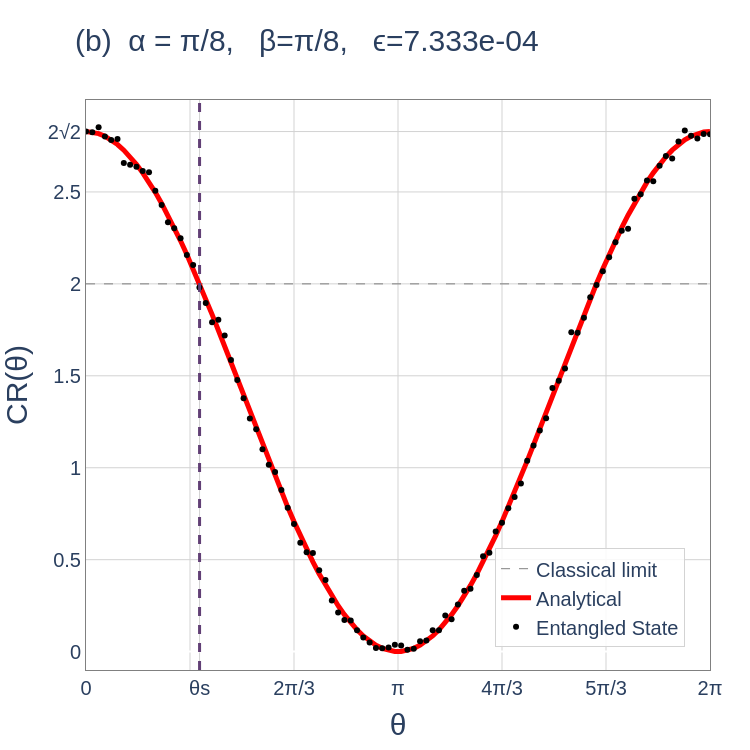

Notebook code cell kept with this figure:
### Code cell
N_data = 100

# 4. Create the corresponding θ
θ = np.linspace(0, 2 * np.pi, N_data)

# 1. Variables for formatting quantities outside figure
tick_font_size = 20
legend_font_size = 20
axes_label_font_size = 30
title_fontsize = 30
font_family = "Arial"

ϵ_val = ϵ(y_pred=analytical_CHSH(theta_FSS=θ,Pt=1.0),y_true=chsh_ent)
θs = 0.364*π
fig = go.Figure()
##############         LIMITS         ##############

fig.add_trace(go.Scatter(
    x=θ, 
    y=2*np.ones(len(θ)), 
    mode='lines', 
    name='Classical limit',
    line=dict(color='gray', width=1,dash='dash')
))
fig.add_vline(x=θs, line_width=3, line_dash="dash", line_color="rgb(97, 63, 117)")


##############         Analytical         ##############
fig.add_trace(go.Scatter(
    x=θ, 
    y=analytical_CHSH(theta_FSS=θ,Pt=1.0), 
    mode='lines', 
    name='Analytical',
    line=dict(color='red', width=5)
))
##############         Experimental         ##############
fig.add_trace(go.Scatter(
    x=θ, 
    y=np.abs(chsh_ent), 
    mode='markers', 
    name='Entangled State',
    line=dict(color='black', width=3)
))

##############         LAYOUT         ##############

fig.update_layout(
    xaxis=dict(
        title=dict(
            text='θ',
            font=dict(size=axes_label_font_size, family=font_family)
        ), 
        tickfont=dict(size=tick_font_size, family=font_family),                    
        tickmode='array',
        tickvals=[0, np.pi/3, θs, 2*np.pi/3, np.pi, 4*np.pi/3, 5*np.pi/3, 2*np.pi],
        ticktext=['0', '', 'θs', '2π/3', 'π', '4π/3', '5π/3', '2π'],
        range=[0, 2*π],
        showgrid=True, gridcolor='lightgray',zeroline=True,
        showline=True, linewidth=1, linecolor='gray', mirror=True
    ),
    yaxis=dict(
        title=dict(
            text='CR(θ)',  # Update y-axis label as needed
            font=dict(size=axes_label_font_size, family=font_family)
        ),
        tickfont=dict(size=tick_font_size, family=font_family),
        tickmode='array',
        tickvals=[0,0.5,1,1.5,2,2.5,2*np.sqrt(2),3],
        ticktext=['0', '0.5', '1','1.5','2','2.5','2√2',''],
        range=[-0.1,3],
        showgrid=True, gridcolor='lightgray',
        showline=True, linewidth=1, linecolor='gray', mirror=True,
    ),
    title=dict(
        text=f"(b)\t\tα = π/8, \t\tβ=π/8, \t\tϵ={ϵ_val:1.3e}",
        font=dict(size=title_fontsize, family=font_family),
        x=0.1, 
        y=0.96
    ),
    autosize=False,
    width=750,
    height=750,
    plot_bgcolor='white',
        paper_bgcolor='white',
        
        # --- NEW LEGEND POSITIONING ---
    legend=dict(
        font=dict(family=font_family, size=legend_font_size),
        yanchor="bottom",
        y=0.04,             # 5% from the bottom
        xanchor="right",
        x=0.96,             # 95% to the right
        bgcolor="rgba(255, 255, 255, 0.85)", # Semi-transparent white background
        bordercolor="lightgray",             # Optional border to frame it cleanly
        borderwidth=1
    ),
    margin=dict(l=80, r=40, t=100, b=80) # Added margin so large labels are not cut off
)

# Display the figure
fig.show()

### Figure 1 — Plotly figure (JSON) as saved in the notebook; plotly's stock layout.template omitted (floating-point values rounded to 4 significant figures)
{"data": [{"line": {"color": "gray", "dash": "dash", "width": 1}, "mode": "lines", "name": "Classical limit", "type": "scatter", "x": [0.0, 0.06347, 0.1269, 0.1904, 0.2539, 0.3173, 0.3808, 0.4443, 0.5077, 0.5712, 0.6347, 0.6981, 0.7616, 0.8251, 0.8885, 0.952, 1.015, 1.079, 1.142, 1.206, 1.269, 1.333, 1.396, 1.46, 1.523, 1.587, 1.65, 1.714, 1.777, 1.841, 1.904, 1.967, 2.031, 2.094, 2.158, 2.221, 2.285, 2.348, 2.412, 2.475, 2.539, 2.602, 2.666, 2.729, 2.793, 2.856, 2.919, 2.983, 3.046, 3.11, 3.173, 3.237, 3.3, 3.364, 3.427, 3.491, 3.554, 3.618, 3.681, 3.745, 3.808, 3.871, 3.935, 3.998, 4.062, 4.125, 4.189, 4.252, 4.316, 4.379, 4.443, 4.506, 4.57, 4.633, 4.697, 4.76, 4.823, 4.887, 4.95, 5.014, 5.077, 5.141, 5.204, 5.268, 5.331, 5.395, 5.458, 5.522, 5.585, 5.649, 5.712, 5.775, 5.839, 5.902, 5.966, 6.029, 6.093, 6.156, 6.22, 6.283], "y": [2.0, 2.0, 2.0, 2.0, 2.0, 2.0, 2.0, 2.0, 2.0, 2.0, 2.0, 2.0, 2.0, 2.0, 2.0, 2.0, 2.0, 2.0, 2.0, 2.0, 2.0, 2.0, 2.0, 2.0, 2.0, 2.0, 2.0, 2.0, 2.0, 2.0, 2.0, 2.0, 2.0, 2.0, 2.0, 2.0, 2.0, 2.0, 2.0, 2.0, 2.0, 2.0, 2.0, 2.0, 2.0, 2.0, 2.0, 2.0, 2.0, 2.0, 2.0, 2.0, 2.0, 2.0, 2.0, 2.0, 2.0, 2.0, 2.0, 2.0, 2.0, 2.0, 2.0, 2.0, 2.0, 2.0, 2.0, 2.0, 2.0, 2.0, 2.0, 2.0, 2.0, 2.0, 2.0, 2.0, 2.0, 2.0, 2.0, 2.0, 2.0, 2.0, 2.0, 2.0, 2.0, 2.0, 2.0, 2.0, 2.0, 2.0, 2.0, 2.0, 2.0, 2.0, 2.0, 2.0, 2.0, 2.0, 2.0, 2.0]}, {"line": {"color": "red", "width": 5}, "mode": "lines", "name": "Analytical", "type": "scatter", "x": [0.0, 0.06347, 0.1269, 0.1904, 0.2539, 0.3173, 0.3808, 0.4443, 0.5077, 0.5712, 0.6347, 0.6981, 0.7616, 0.8251, 0.8885, 0.952, 1.015, 1.079, 1.142, 1.206, 1.269, 1.333, 1.396, 1.46, 1.523, 1.587, 1.65, 1.714, 1.777, 1.841, 1.904, 1.967, 2.031, 2.094, 2.158, 2.221, 2.285, 2.348, 2.412, 2.475, 2.539, 2.602, 2.666, 2.729, 2.793, 2.856, 2.919, 2.983, 3.046, 3.11, 3.173, 3.237, 3.3, 3.364, 3.427, 3.491, 3.554, 3.618, 3.681, 3.745, 3.808, 3.871, 3.935, 3.998, 4.062, 4.125, 4.189, 4.252, 4.316, 4.379, 4.443, 4.506, 4.57, 4.633, 4.697, 4.76, 4.823, 4.887, 4.95, 5.014, 5.077, 5.141, 5.204, 5.268, 5.331, 5.395, 5.458, 5.522, 5.585, 5.649, 5.712, 5.775, 5.839, 5.902, 5.966, 6.029, 6.093, 6.156, 6.22, 6.283], "y": [2.828, 2.826, 2.817, 2.803, 2.783, 2.758, 2.727, 2.691, 2.65, 2.604, 2.553, 2.498, 2.438, 2.374, 2.306, 2.235, 2.16, 2.082, 2.002, 1.919, 1.834, 1.748, 1.66, 1.571, 1.482, 1.392, 1.302, 1.213, 1.125, 1.037, 0.9517, 0.8678, 0.7862, 0.7071, 0.6309, 0.5578, 0.4881, 0.4222, 0.3603, 0.3026, 0.2494, 0.2008, 0.1572, 0.1186, 0.08529, 0.05729, 0.03475, 0.01776, 0.006404, 0.000712, 0.000712, 0.006404, 0.01776, 0.03475, 0.05729, 0.08529, 0.1186, 0.1572, 0.2008, 0.2494, 0.3026, 0.3603, 0.4222, 0.4881, 0.5578, 0.6309, 0.7071, 0.7862, 0.8678, 0.9517, 1.037, 1.125, 1.213, 1.302, 1.392, 1.482, 1.571, 1.66, 1.748, 1.834, 1.919, 2.002, 2.082, 2.16, 2.235, 2.306, 2.374, 2.438, 2.498, 2.553, 2.604, 2.65, 2.691, 2.727, 2.758, 2.783, 2.803, 2.817, 2.826, 2.828]}, {"line": {"color": "black", "width": 3}, "mode": "markers", "name": "Entangled State", "type": "scatter", "x": [0.0, 0.06347, 0.1269, 0.1904, 0.2539, 0.3173, 0.3808, 0.4443, 0.5077, 0.5712, 0.6347, 0.6981, 0.7616, 0.8251, 0.8885, 0.952, 1.015, 1.079, 1.142, 1.206, 1.269, 1.333, 1.396, 1.46, 1.523, 1.587, 1.65, 1.714, 1.777, 1.841, 1.904, 1.967, 2.031, 2.094, 2.158, 2.221, 2.285, 2.348, 2.412, 2.475, 2.539, 2.602, 2.666, 2.729, 2.793, 2.856, 2.919, 2.983, 3.046, 3.11, 3.173, 3.237, 3.3, 3.364, 3.427, 3.491, 3.554, 3.618, 3.681, 3.745, 3.808, 3.871, 3.935, 3.998, 4.062, 4.125, 4.189, 4.252, 4.316, 4.379, 4.443, 4.506, 4.57, 4.633, 4.697, 4.76, 4.823, 4.887, 4.95, 5.014, 5.077, 5.141, 5.204, 5.268, 5.331, 5.395, 5.458, 5.522, 5.585, 5.649, 5.712, 5.775, 5.839, 5.902, 5.966, 6.029, 6.093, 6.156, 6.22, 6.283], "y": [2.828, 2.825, 2.852, 2.802, 2.782, 2.788, 2.658, 2.648, 2.637, 2.614, 2.606, 2.506, 2.428, 2.336, 2.303, 2.249, 2.157, 2.102, 1.981, 1.896, 1.791, 1.805, 1.72, 1.586, 1.478, 1.378, 1.268, 1.209, 1.101, 1.017, 0.9766, 0.8796, 0.7821, 0.6936, 0.5927, 0.5408, 0.5357, 0.4419, 0.3897, 0.2775, 0.2123, 0.1721, 0.1691, 0.1161, 0.07613, 0.04964, 0.02017, 0.01886, 0.02272, 0.03732, 0.03324, 0.01039, 0.01581, 0.05624, 0.06073, 0.1163, 0.116, 0.197, 0.1759, 0.2557, 0.3314, 0.3422, 0.4162, 0.5189, 0.538, 0.6528, 0.7003, 0.78, 0.841, 0.9139, 1.038, 1.121, 1.202, 1.27, 1.434, 1.473, 1.539, 1.737, 1.734, 1.816, 1.927, 1.994, 2.068, 2.145, 2.226, 2.289, 2.3, 2.463, 2.487, 2.563, 2.558, 2.643, 2.695, 2.682, 2.775, 2.835, 2.806, 2.791, 2.815, 2.814]}], "layout": {"autosize": false, "height": 750, "legend": {"bgcolor": "rgba(255, 255, 255, 0.85)", "bordercolor": "lightgray", "borderwidth": 1, "font": {"family": "Arial", "size": 20}, "x": 0.96, "xanchor": "right", "y": 0.04, "yanchor": "bottom"}, "margin": {"b": 80, "l": 80, "r": 40, "t": 100}, "paper_bgcolor": "white", "plot_bgcolor": "white", "shapes": [{"line": {"color": "rgb(97, 63, 117)", "dash": "dash", "width": 3}, "type": "line", "x0": 1.144, "x1": 1.144, "xref": "x", "y0": 0, "y1": 1, "yref": "y domain"}], "title": {"font": {"family": "Arial", "size": 30}, "text": "(b)\t\tα = π/8, \t\tβ=π/8, \t\tϵ=7.333e-04", "x": 0.1, "y": 0.96}, "width": 750, "xaxis": {"gridcolor": "lightgray", "linecolor": "gray", "linewidth": 1, "mirror": true, "range": [0, 6.283], "showgrid": true, "showline": true, "tickfont": {"family": "Arial", "size": 20}, "tickmode": "array", "ticktext": ["0", "", "θs", "2π/3", "π", "4π/3", "5π/3", "2π"], "tickvals": [0, 1.047, 1.144, 2.094, 3.142, 4.189, 5.236, 6.283], "title": {"font": {"family": "Arial", "size": 30}, "text": "θ"}, "zeroline": true}, "yaxis": {"gridcolor": "lightgray", "linecolor": "gray", "linewidth": 1, "mirror": true, "range": [-0.1, 3], "showgrid": true, "showline": true, "tickfont": {"family": "Arial", "size": 20}, "tickmode": "array", "ticktext": ["0", "0.5", "1", "1.5", "2", "2.5", "2√2", ""], "tickvals": [0, 0.5, 1, 1.5, 2, 2.5, 2.828, 3], "title": {"font": {"family": "Arial", "size": 30}, "text": "CR(θ)"}}}}
